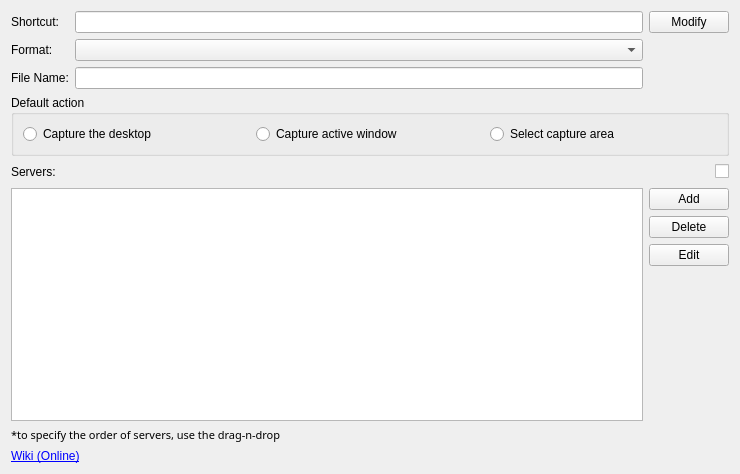
<?xml version="1.0" encoding="UTF-8"?>
<ui version="4.0">
 <class>OptionsWidget</class>
 <widget class="QWidget" name="OptionsWidget">
  <property name="geometry">
   <rect>
    <x>0</x>
    <y>0</y>
    <width>740</width>
    <height>474</height>
   </rect>
  </property>
  <property name="windowTitle">
   <string>Form</string>
  </property>
  <layout class="QVBoxLayout" name="verticalLayout_3">
   <item>
    <layout class="QGridLayout" name="gridLayout">
     <item row="0" column="0">
      <widget class="QLabel" name="label">
       <property name="text">
        <string>Shortcut:</string>
       </property>
      </widget>
     </item>
     <item row="0" column="1">
      <widget class="QLineEdit" name="le_shortcut">
       <property name="readOnly">
        <bool>true</bool>
       </property>
      </widget>
     </item>
     <item row="1" column="0">
      <widget class="QLabel" name="label_7">
       <property name="text">
        <string>Format:</string>
       </property>
      </widget>
     </item>
     <item row="2" column="0">
      <widget class="QLabel" name="label_8">
       <property name="text">
        <string>File Name:</string>
       </property>
      </widget>
     </item>
     <item row="2" column="1">
      <widget class="QLineEdit" name="le_filename"/>
     </item>
     <item row="1" column="1">
      <widget class="QComboBox" name="cb_format"/>
     </item>
     <item row="0" column="2">
      <widget class="QPushButton" name="pb_modify">
       <property name="toolTip">
        <string>Modify hotkey</string>
       </property>
       <property name="text">
        <string>Modify</string>
       </property>
      </widget>
     </item>
    </layout>
   </item>
   <item>
    <widget class="QGroupBox" name="groupBox">
     <property name="title">
      <string>Default action</string>
     </property>
     <layout class="QHBoxLayout" name="horizontalLayout_3">
      <item>
       <widget class="QRadioButton" name="rb_desktop">
        <property name="text">
         <string>Capture the desktop</string>
        </property>
       </widget>
      </item>
      <item>
       <widget class="QRadioButton" name="rb_window">
        <property name="text">
         <string>Capture active window</string>
        </property>
       </widget>
      </item>
      <item>
       <widget class="QRadioButton" name="rb_area">
        <property name="text">
         <string>Select capture area</string>
        </property>
       </widget>
      </item>
     </layout>
    </widget>
   </item>
   <item>
    <layout class="QHBoxLayout" name="horizontalLayout_2">
     <item>
      <widget class="QLabel" name="label_5">
       <property name="text">
        <string>Servers:</string>
       </property>
      </widget>
     </item>
     <item>
      <spacer name="horizontalSpacer_2">
       <property name="orientation">
        <enum>Qt::Horizontal</enum>
       </property>
       <property name="sizeHint" stdset="0">
        <size>
         <width>40</width>
         <height>20</height>
        </size>
       </property>
      </spacer>
     </item>
     <item>
      <widget class="QCheckBox" name="cb_hack">
       <property name="text">
        <string/>
       </property>
      </widget>
     </item>
    </layout>
   </item>
   <item>
    <layout class="QHBoxLayout" name="horizontalLayout">
     <item>
      <layout class="QVBoxLayout" name="verticalLayout">
       <item>
        <widget class="QListWidget" name="lw_servers">
         <property name="dragEnabled">
          <bool>true</bool>
         </property>
         <property name="dragDropOverwriteMode">
          <bool>true</bool>
         </property>
         <property name="dragDropMode">
          <enum>QAbstractItemView::DragDrop</enum>
         </property>
         <property name="defaultDropAction">
          <enum>Qt::MoveAction</enum>
         </property>
        </widget>
       </item>
       <item>
        <widget class="QLabel" name="label_2">
         <property name="font">
          <font>
           <family>Sans Serif</family>
           <pointsize>8</pointsize>
          </font>
         </property>
         <property name="text">
          <string>*to specify the order of servers, use the drag-n-drop </string>
         </property>
        </widget>
       </item>
      </layout>
     </item>
     <item>
      <layout class="QVBoxLayout" name="verticalLayout_2">
       <item>
        <widget class="QPushButton" name="pb_add">
         <property name="toolTip">
          <string>Add new server</string>
         </property>
         <property name="text">
          <string>Add</string>
         </property>
        </widget>
       </item>
       <item>
        <widget class="QPushButton" name="pb_del">
         <property name="toolTip">
          <string>Delete current server</string>
         </property>
         <property name="text">
          <string>Delete</string>
         </property>
        </widget>
       </item>
       <item>
        <widget class="QPushButton" name="pb_edit">
         <property name="toolTip">
          <string>Edit current server</string>
         </property>
         <property name="text">
          <string>Edit</string>
         </property>
        </widget>
       </item>
       <item>
        <spacer name="verticalSpacer">
         <property name="orientation">
          <enum>Qt::Vertical</enum>
         </property>
         <property name="sizeHint" stdset="0">
          <size>
           <width>0</width>
           <height>0</height>
          </size>
         </property>
        </spacer>
       </item>
      </layout>
     </item>
    </layout>
   </item>
   <item>
    <widget class="QLabel" name="lb_wiki">
     <property name="text">
      <string>&lt;a href=&quot;https://psi-im.org/wiki/doku.php?id=en:plugins#screenshot_plugin&quot;&gt;Wiki (Online)&lt;/a&gt;</string>
     </property>
     <property name="openExternalLinks">
      <bool>true</bool>
     </property>
    </widget>
   </item>
  </layout>
 </widget>
 <resources/>
 <connections/>
</ui>
